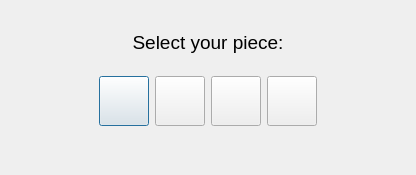
<?xml version="1.0" encoding="UTF-8"?>
<ui version="4.0">
 <class>Dialog</class>
 <widget class="QDialog" name="Dialog">
  <property name="geometry">
   <rect>
    <x>0</x>
    <y>0</y>
    <width>416</width>
    <height>175</height>
   </rect>
  </property>
  <property name="windowTitle">
   <string>Transform piece</string>
  </property>
  <layout class="QVBoxLayout" name="verticalLayout_2">
   <item>
    <spacer name="verticalSpacer_3">
     <property name="orientation">
      <enum>Qt::Vertical</enum>
     </property>
     <property name="sizeType">
      <enum>QSizePolicy::Fixed</enum>
     </property>
     <property name="sizeHint" stdset="0">
      <size>
       <width>0</width>
       <height>20</height>
      </size>
     </property>
    </spacer>
   </item>
   <item>
    <layout class="QVBoxLayout" name="verticalLayout">
     <item>
      <widget class="QLabel" name="label_description">
       <property name="font">
        <font>
         <pointsize>14</pointsize>
        </font>
       </property>
       <property name="text">
        <string>Select your piece:</string>
       </property>
       <property name="alignment">
        <set>Qt::AlignCenter</set>
       </property>
      </widget>
     </item>
     <item>
      <spacer name="verticalSpacer_2">
       <property name="orientation">
        <enum>Qt::Vertical</enum>
       </property>
       <property name="sizeType">
        <enum>QSizePolicy::Fixed</enum>
       </property>
       <property name="sizeHint" stdset="0">
        <size>
         <width>0</width>
         <height>16</height>
        </size>
       </property>
      </spacer>
     </item>
     <item>
      <layout class="QHBoxLayout" name="horizontalLayout">
       <item>
        <spacer name="horizontalSpacer">
         <property name="orientation">
          <enum>Qt::Horizontal</enum>
         </property>
         <property name="sizeType">
          <enum>QSizePolicy::MinimumExpanding</enum>
         </property>
         <property name="sizeHint" stdset="0">
          <size>
           <width>0</width>
           <height>0</height>
          </size>
         </property>
        </spacer>
       </item>
       <item>
        <widget class="QPushButton" name="pushButton_queen">
         <property name="minimumSize">
          <size>
           <width>50</width>
           <height>50</height>
          </size>
         </property>
         <property name="maximumSize">
          <size>
           <width>50</width>
           <height>50</height>
          </size>
         </property>
         <property name="font">
          <font>
           <pointsize>22</pointsize>
          </font>
         </property>
         <property name="text">
          <string/>
         </property>
        </widget>
       </item>
       <item>
        <widget class="QPushButton" name="pushButton_rook">
         <property name="minimumSize">
          <size>
           <width>50</width>
           <height>50</height>
          </size>
         </property>
         <property name="maximumSize">
          <size>
           <width>50</width>
           <height>50</height>
          </size>
         </property>
         <property name="font">
          <font>
           <pointsize>22</pointsize>
          </font>
         </property>
         <property name="text">
          <string/>
         </property>
        </widget>
       </item>
       <item>
        <widget class="QPushButton" name="pushButton_bishop">
         <property name="minimumSize">
          <size>
           <width>50</width>
           <height>50</height>
          </size>
         </property>
         <property name="maximumSize">
          <size>
           <width>50</width>
           <height>50</height>
          </size>
         </property>
         <property name="font">
          <font>
           <pointsize>22</pointsize>
          </font>
         </property>
         <property name="text">
          <string/>
         </property>
        </widget>
       </item>
       <item>
        <widget class="QPushButton" name="pushButton_knight">
         <property name="minimumSize">
          <size>
           <width>50</width>
           <height>50</height>
          </size>
         </property>
         <property name="maximumSize">
          <size>
           <width>50</width>
           <height>50</height>
          </size>
         </property>
         <property name="font">
          <font>
           <pointsize>22</pointsize>
          </font>
         </property>
         <property name="text">
          <string/>
         </property>
        </widget>
       </item>
       <item>
        <spacer name="horizontalSpacer_2">
         <property name="orientation">
          <enum>Qt::Horizontal</enum>
         </property>
         <property name="sizeType">
          <enum>QSizePolicy::MinimumExpanding</enum>
         </property>
         <property name="sizeHint" stdset="0">
          <size>
           <width>0</width>
           <height>0</height>
          </size>
         </property>
        </spacer>
       </item>
      </layout>
     </item>
    </layout>
   </item>
   <item>
    <spacer name="verticalSpacer">
     <property name="orientation">
      <enum>Qt::Vertical</enum>
     </property>
     <property name="sizeType">
      <enum>QSizePolicy::MinimumExpanding</enum>
     </property>
     <property name="sizeHint" stdset="0">
      <size>
       <width>0</width>
       <height>0</height>
      </size>
     </property>
    </spacer>
   </item>
  </layout>
 </widget>
 <resources/>
 <connections/>
</ui>
